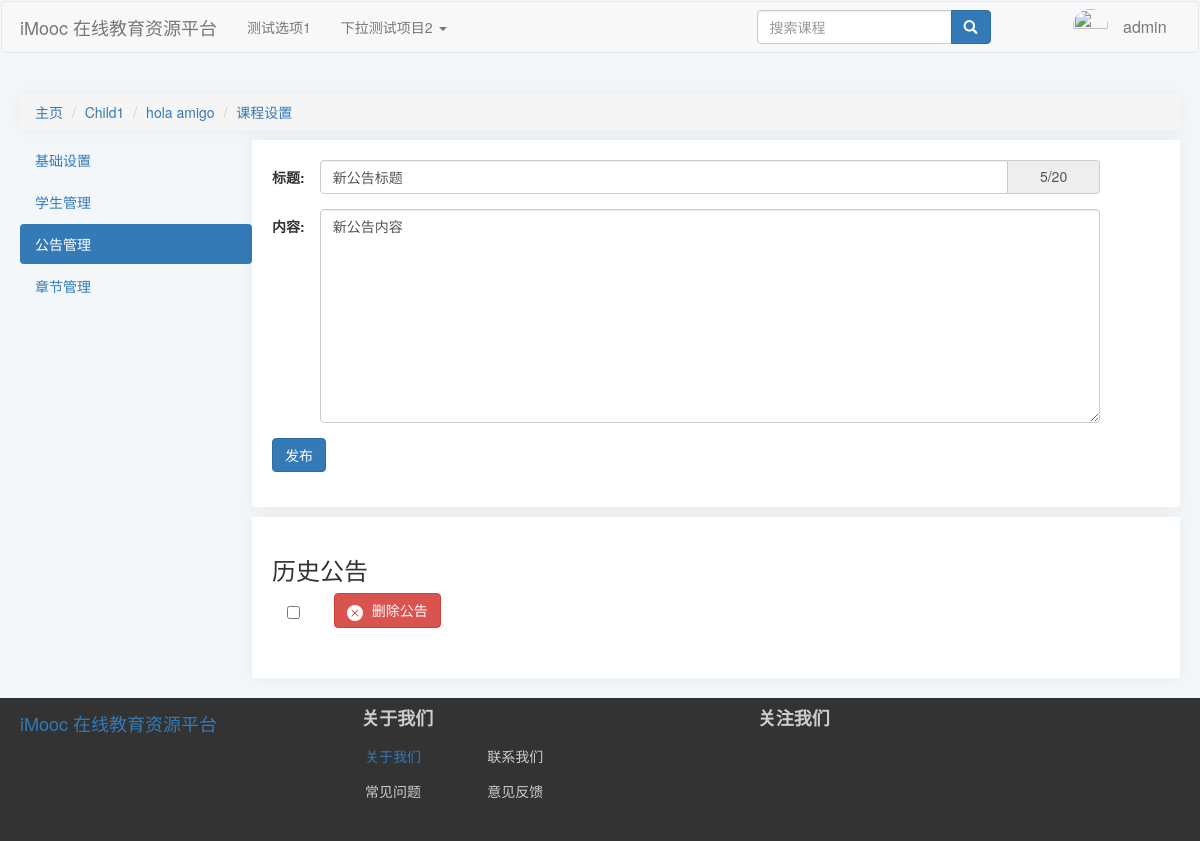
The page /course/3/Setting/Notice (signed in) on the database as committed earlier.
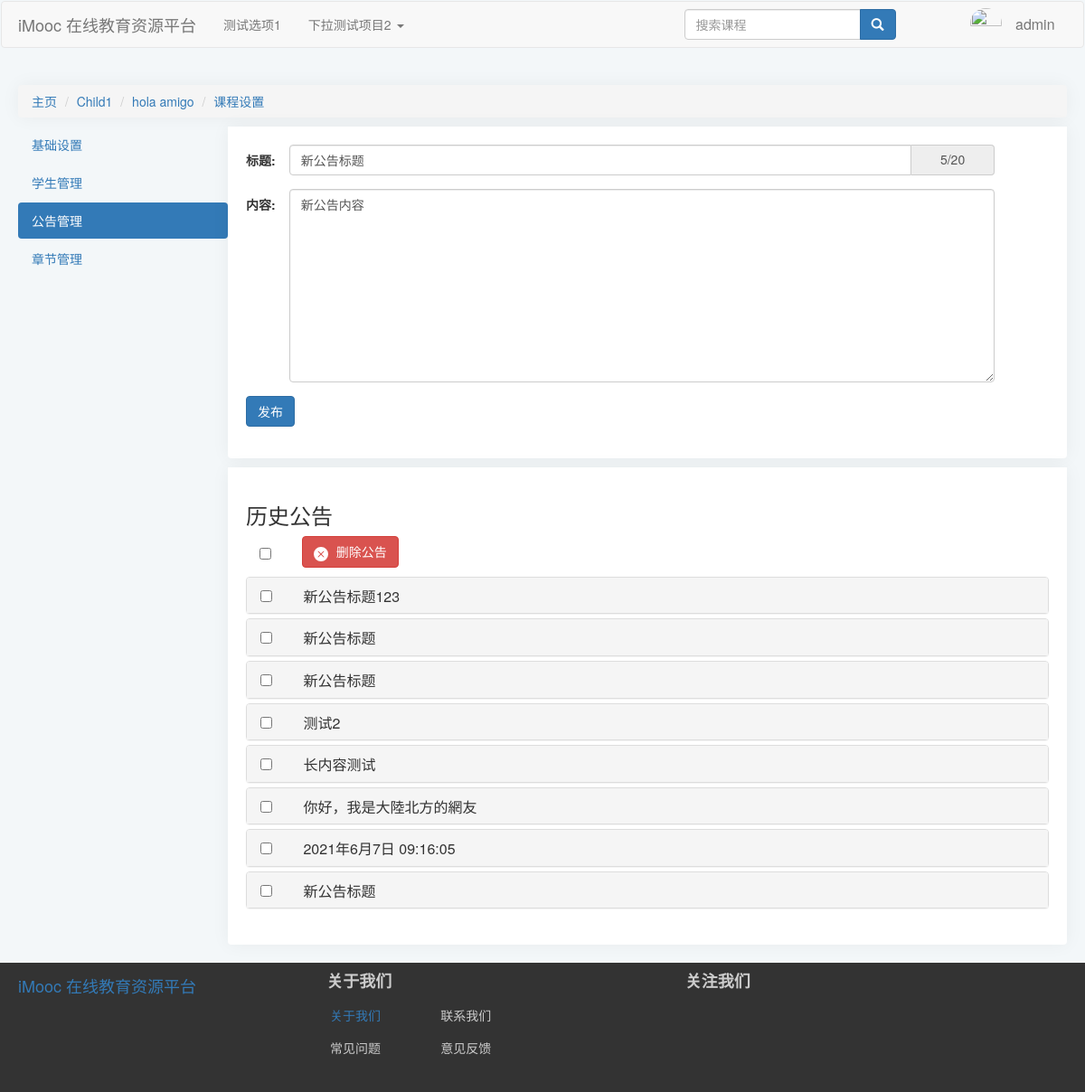
The same page on the database as committed later.
### index/models.py (models this page shows, shortened)
class CourseNotice(models.Model):
    sourceCourse = ForeignKey(
        "Course",
        verbose_name="源课程",
        on_delete=CASCADE,
        null=True,
        blank=True,
        related_name="sourceCourse",
    )
    Title = CharField(verbose_name="公告标题", default="新公告标题", max_length=20)
    Message = TextField(verbose_name="课程公告", default="新公告内容")
    createTime = DateTimeField(verbose_name="发布时间", auto_now_add=True)
    class Meta:
        ordering = ["-createTime"]
        verbose_name = "课程公告"
        verbose_name_plural = "课程公告"

### index/views.py (the view)
def courseSettingNotice(request, courseid):
    courseDetail, _, _ = VF.Get_Course(courseid)
    course = models.Course.objects.get(id=courseid)
    noticeForm = forms.NoticeForm()
    historyNotices = models.CourseNotice.objects.filter(sourceCourse=course)
    return render(request, "index/courseSettingNotice.html", locals())

### index/forms.py
class NoticeForm(ModelForm):
    def __init__(self, *args, **kwargs):
        super(NoticeForm, self).__init__(*args, **kwargs)
        for field in iter(self.fields):
            self.fields[field].widget.attrs.update(
                {
                    "class": "form-control col-sm-10",
                }
            )
    class Meta:
        model = CourseNotice
        exclude = [
            "sourceCourse",
        ]

### index/models.py (called while the page is built)
    def __str__(self) -> str:
        return self.CategoryName

### index/templates/index/courseSettingNotice.html (shortened to what this page needs)
{% extends 'index/courseSettingBase.html' %}
{% load static %}
    {% block extrastatic %}
    {{ block.super }}
    <link rel="stylesheet" href="{% static 'index/css/courseSettingNotice.css' %}">
    {% endblock extrastatic %}
    {% block content %}
    {{ block.super }}
    <div class="mainContainer">
        <div class="newNoticeForm">
            <form action="{% url 'index:noticePost' courseid %}" method="POST" enctype="multipart/form-data"
                class="form-horizontal">
                <div class="form-group">
                    <div class="item form-Title">
                        <label for="{{noticeForm.Title.id_for_label}" class="control-label col-sm-2">标题: </label>
                        {{noticeForm.Title}}
                        <span class="input-group-addon" id="titleaddon">0/20</span>
                    </div>
                </div>
                <div class="form-group">
                    <div class="item form-Title">
                        <label for="{{noticeForm.Message.id_for_label}" class="control-label col-sm-2">内容: </label>
                        {{noticeForm.Message}}
                    </div>
                </div>
                <div class="form-group">
                    <button type="submit" class="btn btn-primary postAnno">发布</button>
                </div>
            </form>
        </div>
        <div class="historyNotice">
            <div class="header">
                <h3>历史公告</h3>
                <div class="btnheader">
                    <input type="checkbox" class="selectAll">
                    <button class="btn btn-danger remove">
                        删除公告
                    </button>
                </div>
            </div>
            <div class="panel-group" id="accordion" role="tablist" aria-multiselectable="true">
                {% for Notice in historyNotices %}
                <div class="panel panel-default">
                    <div class="panel-heading" role="tab" id="heading{{forloop.counter}}">
                        <h4 class="panel-title">
                            <input type="checkbox">
                            <a role="button" data-toggle="collapse" data-parent="#accordion"
                                href="#collapse{{forloop.counter}}" aria-expanded="false"
                                aria-controls="collapse{{forloop.counter}}" class="collapsed">
                                {{Notice.Title}}
                            </a>
                        </h4>
                    </div>
                </div>
                {% endfor %}
            </div>
        </div>
    </div>
    {% endblock content %}

Rows that differ between the two databases and show on the page:
added CourseNotice: Title "新公告标题123"
added CourseNotice: Title "新公告标题"
added CourseNotice: Title "新公告标题"
added CourseNotice: Title "测试2"
added CourseNotice: Title "长内容测试"
added CourseNotice: Title "你好，我是大陸北方的網友"
added CourseNotice: Title "2021年6月7日 09:16:05"
added CourseNotice: Title "新公告标题"
